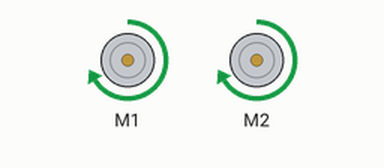
This sketch was run on a simulated Arduino Uno, built with avr-gcc and run on an emulated ATmega328P. Parts: 2 × DC motor (green arrow = forward, orange = backward, longer = faster). What the sketch prints to the serial monitor is not drawn.

Above: at 0.5 s.
At 1.5 s:
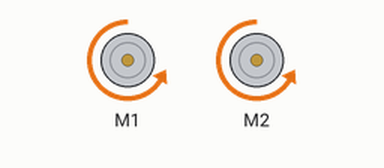
At 5.5 s:
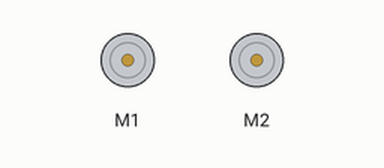
Timing chart, 0 to 6.9 s (numbered marks = the images above):
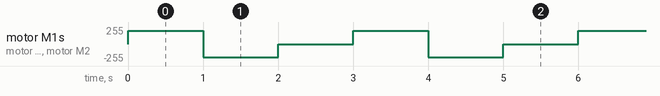

Measured:
- by itself, motor M1, motor M2: repeats every 3.0 s: backward 200/255 1.0 s, stopped 1.0 s, forward 200/255 1.0 s

The sketch:

Motor_Starter.ino
```cpp
    #include <AFMotor.h>

    AF_DCMotor motor1(1, MOTOR12_64KHZ); // create motor #2, 64KHz pwm
    AF_DCMotor motor2(2, MOTOR12_64KHZ); // create motor #2, 64KHz pwm

    void setup() {
    Serial.begin(9600); // set up Serial library at 9600 bps
    Serial.println("Motor test!");
    motor1.setSpeed(200); // set the speed to 200/255
    motor2.setSpeed(200); // set the speed to 200/255
    }

    void loop() {
    Serial.print("tick");
    motor1.run(FORWARD); // turn it on going forward
    motor2.run(FORWARD); // turn it on going forward
    delay(1000);

    Serial.print("tock");
    motor1.run(BACKWARD); // the other way
    motor2.run(BACKWARD); // the other way
    delay(1000);
    Serial.print("tack");
    motor1.run(RELEASE); // stopped
    motor2.run(RELEASE); // stopped
    delay(1000);
    }
```
